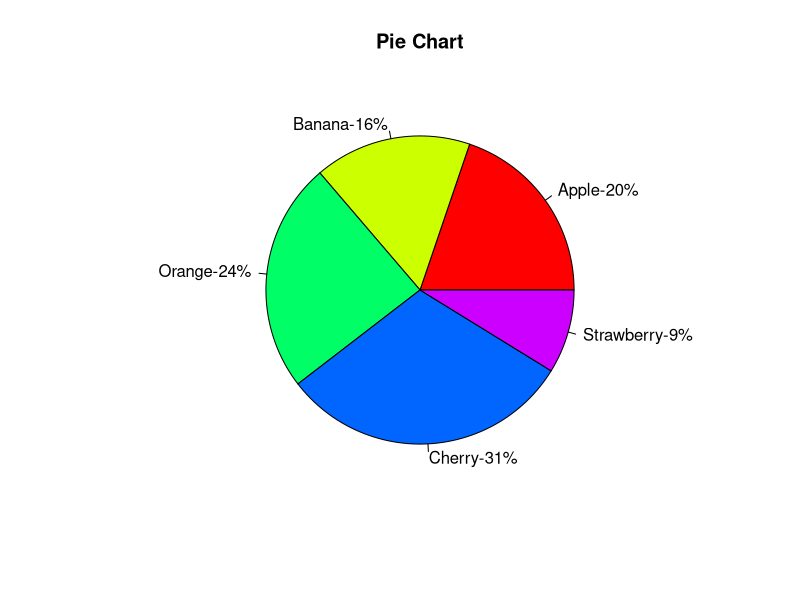

Reproduce this figure in R.
library(plotrix)

slices = c(18,15,22,28,8)
names = c("Apple","Banana","Orange","Cherry","Strawberry")
pct=round(slices/sum(slices)*100)

slicelabels=paste(names,"-",pct,"%",sep="")
pie(slices,labels=slicelabels, main="Pie Chart",col=rainbow(5))
